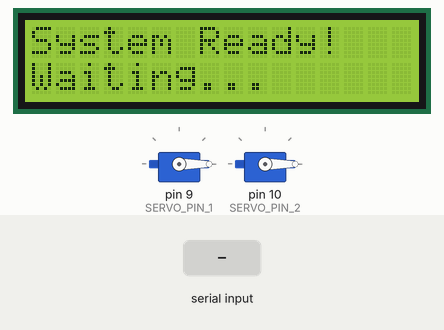
Simulated run of this sketch. Board: Arduino Uno, built with avr-gcc and run on an emulated ATmega328P. Shown: 16×2 character LCD, 2 × servo. The inputs (shaded band) are chosen by the test bench. What the sketch prints to the serial monitor is not drawn.

Above: at 1.2 s.
1.3 s: "1\n" received over Serial
At 2.5 s:
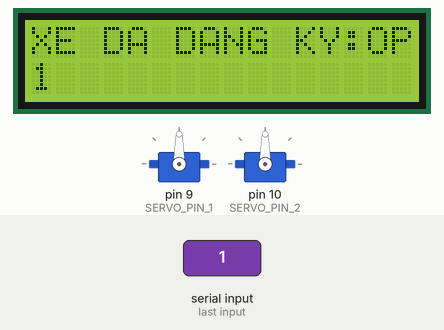
2.8 s: "NONE\n" received over Serial
At 5.7 s:
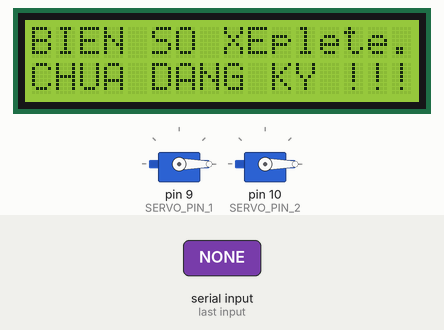
5.8 s: "NONE\n" received over Serial
At 8.5 s:
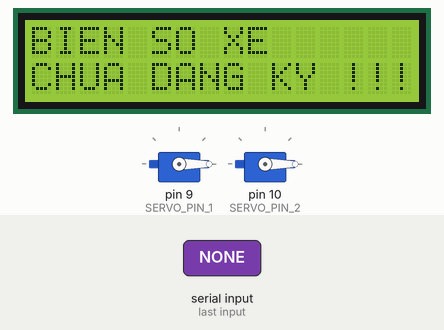
Timing chart, 0 to 10.0 s (numbered marks = the images above; inputs shaded):
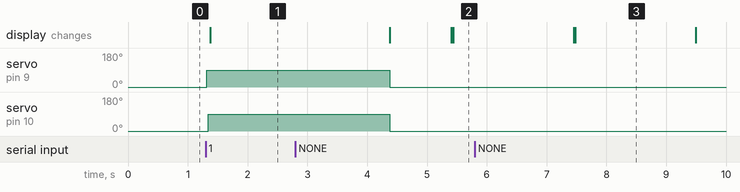

Measured:
- after the input at 1.3 s, servo on pin 9 (SERVO_PIN_1), servo on pin 10 (SERVO_PIN_2): 0° → 90° at once; the display: changes after 0.08 s (image 1)
- after the input at 2.8 s, the display: first differs from a run without the input after 2.6 s (image 2)
- after the input at 5.8 s, the display: first differs from a run without the input after 1.7 s (image 3)

The sketch:

Smart_Vehicle_Access_Control_System.ino
```cpp
#include <Servo.h>
#include <LiquidCrystal_I2C.h>

const int LCD_ADDRESS = 0x27;
const int LCD_COLS = 16;
const int LCD_ROWS = 2;

LiquidCrystal_I2C lcd(LCD_ADDRESS, LCD_COLS, LCD_ROWS);

Servo servo1;
Servo servo2;

const int SERVO_PIN_1 = 9;
const int SERVO_PIN_2 = 10;

const int ANGLE_CLOSED = 0;
const int ANGLE_OPEN = 90;
const int DELAY_TIME = 3000;
// --- KẾT THÚC CẤU HÌNH SERVO ---

// Hàm setup
void setup() {
  Serial.begin(9600);


  lcd.init();
  lcd.backlight();


  lcd.setCursor(0, 0);
  lcd.print("System Ready!");


  lcd.setCursor(0, 1);
  lcd.print("Waiting...");


  // --- SETUP SERVO ---
  servo1.attach(SERVO_PIN_1);
  servo2.attach(SERVO_PIN_2);

  servo1.write(ANGLE_CLOSED);
  servo2.write(ANGLE_CLOSED);
  // --- KẾT THÚC SETUP SERVO ---

  Serial.println("Arduino Ready with LCD (I2C) and two Servos");
}


void loop() {
  if (Serial.available() > 0) {
    String receivedData = Serial.readStringUntil('\n');
    receivedData.trim();

    Serial.print("Received RAW: ");
    Serial.println(receivedData);

   if (receivedData == "NONE") {

      Serial.println("STATUS: NO_PLATE_DETECTED");

      lcd.setCursor(0, 0);
      lcd.print("BIEN SO XE");

      lcd.setCursor(0, 1);
      lcd.print("CHUA DANG KY !!!");

      // Không kích hoạt servo
      servo1.write(ANGLE_CLOSED);
      servo2.write(ANGLE_CLOSED);

      delay(2000);

      lcd.clear();
      lcd.print("Waiting...");
      lcd.setCursor(0, 1);
      lcd.print("...");

      return;
    }
    if (receivedData.length() > 0) {


      lcd.clear();
      lcd.print("XE DA DANG KY:");


      lcd.setCursor(0, 1);

      if (receivedData.length() > 16) {
        lcd.print(receivedData.substring(0, 16));
      } else {
        lcd.print(receivedData);
      }


      Serial.print("STATUS: BLACKLISTED_PLATE (");
      Serial.print(receivedData);
      Serial.println(") - Executing BLOCK Action.");


      servo1.write(ANGLE_OPEN);
      Serial.println("ACTION: SERVO_1_OPENED (90)");

      servo2.write(ANGLE_OPEN);
      Serial.println("ACTION: SERVO_2_ACTIVATED (90)");


      lcd.setCursor(14, 0);
      lcd.print("OP");


      delay(DELAY_TIME);


      servo1.write(ANGLE_CLOSED);
      Serial.println("ACTION: SERVO_1_CLOSED (0)");

      servo2.write(ANGLE_CLOSED);
      Serial.println("ACTION: SERVO_2_DEACTIVATED (0)");

      // Hiển thị trạng thái hoàn tất
      lcd.setCursor(14, 0);
      lcd.print("CL"); // CLOSED

      // --- KẾT THÚC KHÓA ---


      delay(1000);
      lcd.clear();
      lcd.setCursor(0, 0);
      lcd.print("Action Complete.");
      lcd.setCursor(0, 1);
      lcd.print("Waiting...");


    } else {
      Serial.println("STATUS: RECEIVED_EMPTY_COMMAND");

      // Hiển thị thông báo lỗi lên LCD
      lcd.clear();
      lcd.print("ERROR: EMPTY DATA");
      lcd.setCursor(0, 1);
      lcd.print("Waiting...");
    }
  }
}
```
